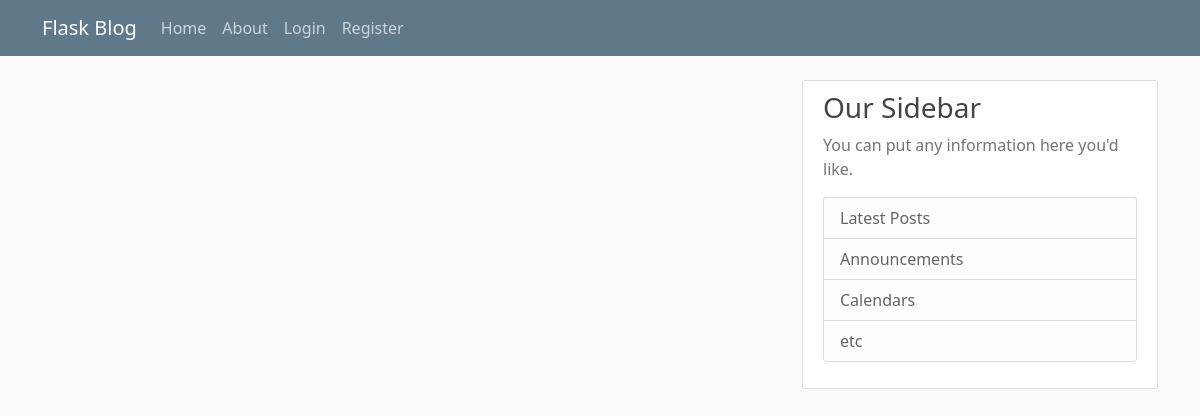
Page /home on the earlier database version.
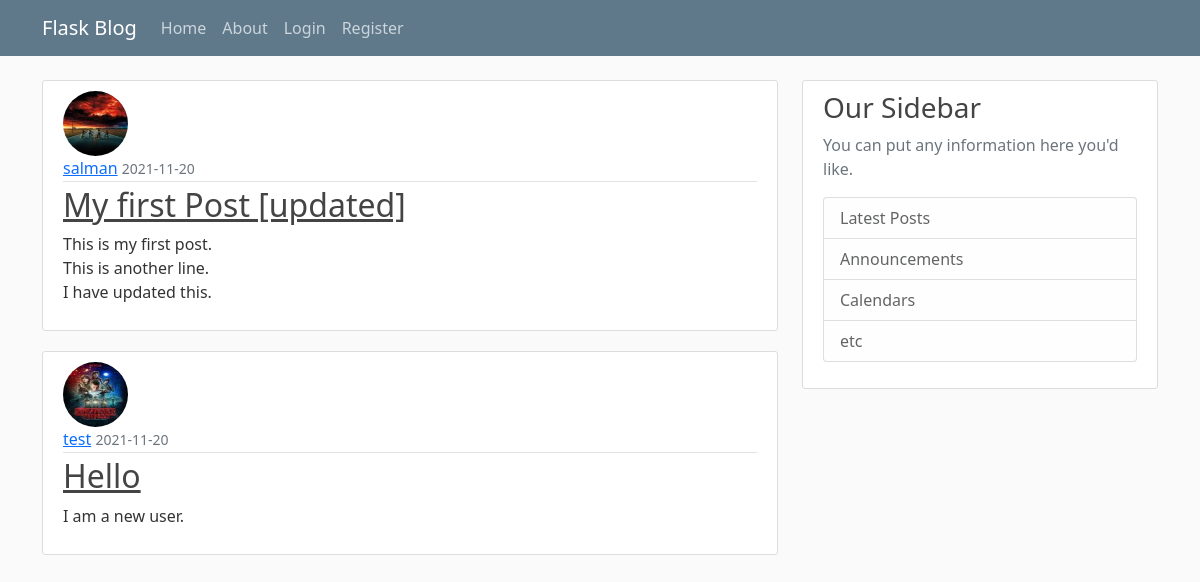
Same page on the later database version.
### flaskblog/models.py (models this page shows, shortened)
class Post(flaskblog.db.Model):
    id = flaskblog.db.Column(flaskblog.db.Integer, primary_key=True)
    title = flaskblog.db.Column(flaskblog.db.String(100), nullable=False)
    date_posted = flaskblog.db.Column(
        flaskblog.db.DateTime, nullable=False, default=datetime.utcnow)
    content = flaskblog.db.Column(flaskblog.db.Text, nullable=False)
    user_id = flaskblog.db.Column(flaskblog.db.Integer, flaskblog.db.ForeignKey(
        "user.id"), nullable=False)

class User(flaskblog.db.Model, UserMixin):
    id = flaskblog.db.Column(flaskblog.db.Integer, primary_key=True)
    username = flaskblog.db.Column(
        flaskblog.db.String(20), unique=True, nullable=False)
    email = flaskblog.db.Column(
        flaskblog.db.String(120), unique=True, nullable=False)
    image_file = flaskblog.db.Column(
        flaskblog.db.String(20), nullable=False, default="default.jpg")  # going to be hashed
    password = flaskblog.db.Column(flaskblog.db.String(60), nullable=False)
    posts = flaskblog.db.relationship("Post", backref="author", lazy=True)

### flaskblog/routes.py (the view)
@flaskblog.app.route("/")
@flaskblog.app.route("/home")
def home():
    posts = Post.query.all()
    return flask.render_template("home.html", posts=posts)

### flaskblog/templates/home.html
{% extends "layout.html" %}
{% block content %}
  {% for post in posts %}
    <article class="media content-section">
      <img
        class="rounded-circle article-img"
        src="{{url_for('static', filename='profile_pics/' + post.author.image_file)}}"
      />
      <div class="media-body">
        <div class="article-metadata">
          <a class="mr-2" href="#">{{ post.author.username }}</a>
          <small class="text-muted"
            >{{ post.date_posted.strftime("%Y-%m-%d") }}</small
          >
        </div>
        <h2><a class="article-title" href="{{url_for('post',  post_id=post.id)}}">{{ post.title }}</a></h2>
        <p class="article-content">{{ post.content }}</p>
      </div>
    </article>
  {% endfor %}
{% endblock content %}

### flaskblog/templates/layout.html (shortened to what this page needs)
<!DOCTYPE html>
<html lang="en">
	<head>
		<link
			href="https://cdn.jsdelivr.net/npm/bootstrap@5.1.3/dist/css/bootstrap.min.css"
			rel="stylesheet"
		/>
        <link rel="stylesheet" type="text/css" href="{{ url_for('static', filename='main.css') }}">
	</head>
	<body>
		<header class="site-header">
			<nav class="navbar navbar-expand-md navbar-dark bg-steel fixed-top">
				<div class="container">
					<a class="navbar-brand mr-4" href="/">Flask Blog</a>
					<div class="collapse navbar-collapse" id="navbarToggle">
						<div class="navbar-nav mr-auto">
							<a class="nav-item nav-link" href="{{ url_for('home') }}">Home</a>
							<a class="nav-item nav-link" href="{{ url_for('about') }}">About</a>
						</div>
						<div class="navbar-nav">
							{% if current_user.is_authenticated %}
								<a class="nav-item nav-link" href="{{url_for('new_post')}}">New Post</a>
								<a class="nav-item nav-link" href="{{ url_for('account') }}">Account</a>
								<a class="nav-item nav-link" href="{{ url_for('logout') }}">Log out</a>
							{% else %}
								<a class="nav-item nav-link" href="{{ url_for('login') }}">Login</a>
								<a class="nav-item nav-link" href="{{ url_for('register') }}"
									>Register</a
								>
							{% endif %}
						</div>
					</div>
				</div>
			</nav>
		</header>
		<main role="main" class="container">
            <div class="row">
              <div class="col-md-8">
                {% block content %}{% endblock %}
              </div>
              <div class="col-md-4">
                <div class="content-section">
                  <h3>Our Sidebar</h3>
                  <p class='text-muted'>You can put any information here you'd like.
                    <ul class="list-group">
                      <li class="list-group-item list-group-item-light">Latest Posts</li>
                      <li class="list-group-item list-group-item-light">Announcements</li>
                      <li class="list-group-item list-group-item-light">Calendars</li>
                      <li class="list-group-item list-group-item-light">etc</li>
                    </ul>
                  </p>
                </div>
              </div>
            </div>
          </main>
	</body>
</html>

### flaskblog/static/main.css (style rules this page uses)
body { background: #fafafa; color: #333333; margin-top: 5rem; }
h1, h2, h3, h4, h5, h6 { color: #444444; }
.bg-steel { background-color: #5f788a; }
.site-header .navbar-nav .nav-link { color: #cbd5db; }
.content-section { background: #ffffff; padding: 10px 20px; border: 1px solid #dddddd; border-radius: 3px; margin-bottom: 20px; }
.article-title { color: #444444; }
.article-content { white-space: pre-line; }
.article-img { height: 65px; width: 65px; margin-right: 16px; }
.article-metadata { padding-bottom: 1px; margin-bottom: 4px; border-bottom: 1px solid #e3e3e3 }

Differences in the rows shown:
added Post: image_file (picture), author.username "salman", date_posted "2021-11-20", title "My first Post [updated]", content "This is my first post. This is another line. I have updated this."
added Post: image_file (picture), author.username "test", date_posted "2021-11-20", title "Hello", content "I am a new user."
